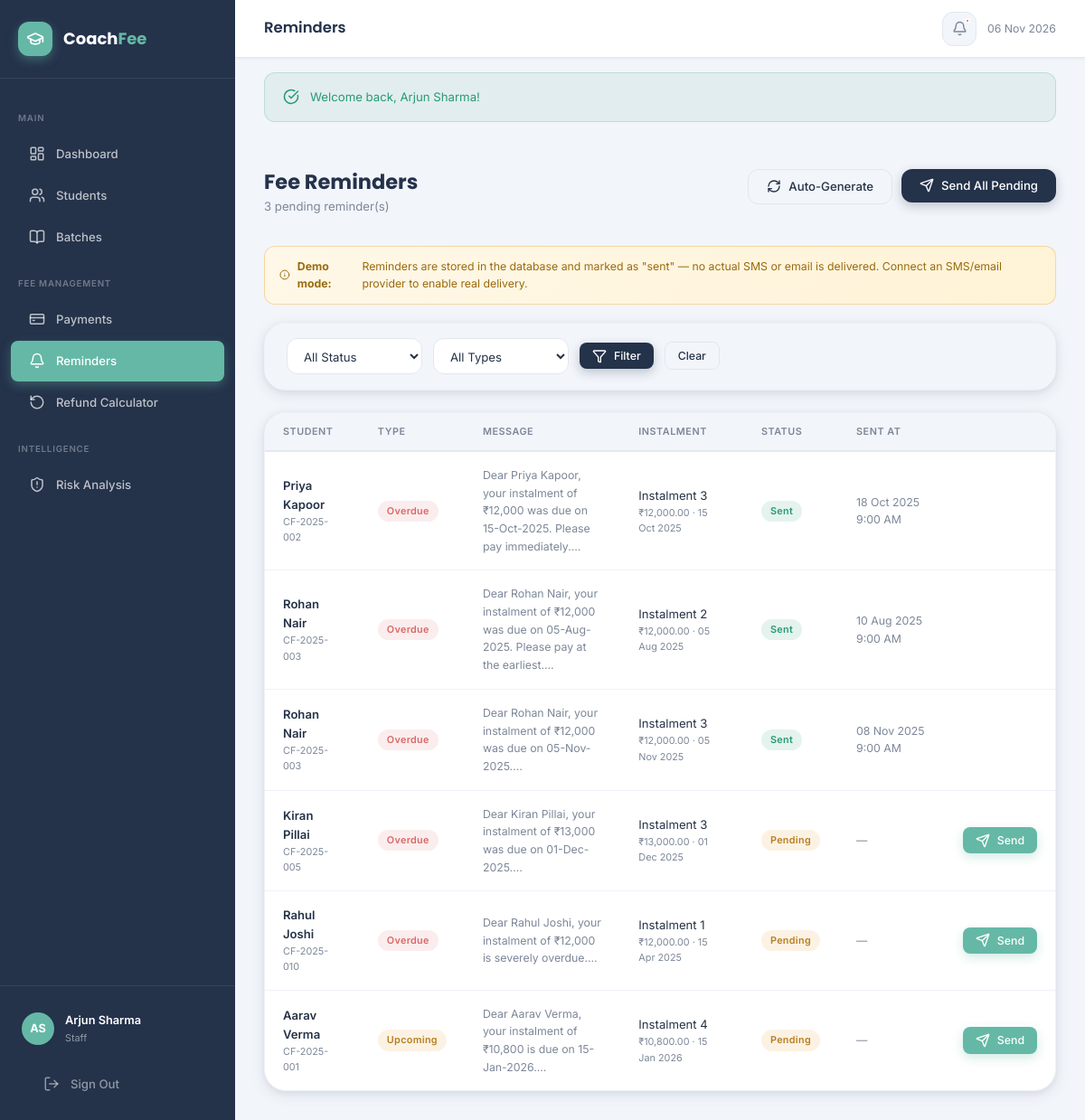
Screenshot of /src/staff/reminders.php (signed in) with the database file from the repository.
### tables this page shows
CREATE TABLE IF NOT EXISTS reminders (
    id              INT UNSIGNED AUTO_INCREMENT PRIMARY KEY,
    student_id      INT UNSIGNED NOT NULL,
    instalment_id   INT UNSIGNED,
    type            ENUM('upcoming','overdue','custom') NOT NULL DEFAULT 'upcoming',
    channel         ENUM('demo','email','sms') NOT NULL DEFAULT 'demo',
    message         TEXT,
    status          ENUM('pending','sent','failed') NOT NULL DEFAULT 'pending',
    scheduled_for   DATETIME,
    sent_at         DATETIME,
    created_by      INT UNSIGNED,
    created_at      DATETIME NOT NULL DEFAULT CURRENT_TIMESTAMP,
    FOREIGN KEY (student_id)    REFERENCES students(id)    ON DELETE CASCADE,
    FOREIGN KEY (instalment_id) REFERENCES instalments(id) ON DELETE SET NULL,
    FOREIGN KEY (created_by)    REFERENCES users(id)       ON DELETE SET NULL,
    INDEX idx_student (student_id),
    INDEX idx_status  (status)
);

CREATE TABLE IF NOT EXISTS students (
    id              INT UNSIGNED AUTO_INCREMENT PRIMARY KEY,
    student_id      VARCHAR(20) NOT NULL UNIQUE,   
    name            VARCHAR(120) NOT NULL,
    email           VARCHAR(180),
    phone           VARCHAR(20),
    dob             DATE,
    address         TEXT,
    batch_id        INT UNSIGNED,
    enroll_date     DATE NOT NULL,
    status          ENUM('active','inactive','dropout','completed') NOT NULL DEFAULT 'active',
    photo           VARCHAR(255) DEFAULT NULL,
    notes           TEXT,
    created_at      DATETIME NOT NULL DEFAULT CURRENT_TIMESTAMP,
    updated_at      DATETIME NOT NULL DEFAULT CURRENT_TIMESTAMP ON UPDATE CURRENT_TIMESTAMP,
    FOREIGN KEY (batch_id) REFERENCES batches(id) ON DELETE SET NULL,
    INDEX idx_batch (batch_id),
    INDEX idx_status (status),
    FULLTEXT idx_ft_name (name, email)
);

CREATE TABLE IF NOT EXISTS instalments (
    id                  INT UNSIGNED AUTO_INCREMENT PRIMARY KEY,
    fee_structure_id    INT UNSIGNED NOT NULL,
    instalment_no       INT NOT NULL DEFAULT 1,
    amount              DECIMAL(10,2) NOT NULL,
    due_date            DATE NOT NULL,
    status              ENUM('pending','paid','overdue','partial') NOT NULL DEFAULT 'pending',
    created_at          DATETIME NOT NULL DEFAULT CURRENT_TIMESTAMP,
    updated_at          DATETIME NOT NULL DEFAULT CURRENT_TIMESTAMP ON UPDATE CURRENT_TIMESTAMP,
    FOREIGN KEY (fee_structure_id) REFERENCES fee_structures(id) ON DELETE CASCADE,
    INDEX idx_fee_structure (fee_structure_id),
    INDEX idx_status (status),
    INDEX idx_due_date (due_date)
);

### config/session.php (called while the page is built, shortened)
<?php
function h(string $value): string {
    return htmlspecialchars($value, ENT_QUOTES | ENT_HTML5, 'UTF-8');
}
function fmt_currency(float $amount): string {
    return '₹' . number_format($amount, 2);
}
function fmt_date(?string $date, string $format = 'd M Y'): string {
    return date($format, strtotime($date));
}

### src/staff/reminders.php (the view, shortened to what this page needs)
<?php
require_once BASE_PATH . '/config/session.php';
$pdo = db();
$where   = ['1=1'];
$params  = [];
$reminders = $pdo->prepare("
    SELECT r.*, s.name AS student_name, s.student_id AS sid, i.instalment_no, i.due_date, i.amount AS inst_amount
    FROM reminders r
    JOIN students s ON s.id=r.student_id
    LEFT JOIN instalments i ON i.id=r.instalment_id
    WHERE " . implode(' AND ',$where) . "
    ORDER BY r.created_at DESC");
$reminders->execute($params);
$reminders = $reminders->fetchAll();
$pendingCount = $pdo->query("SELECT COUNT(*) FROM reminders WHERE status='pending'")->fetchColumn();
include BASE_PATH . '/templates/header.php';
?>
<div class="page-content">
  <div class="page-header">
    <div class="page-header-title">
      <h2>Fee Reminders</h2>
      <p><?= $pendingCount ?> pending reminder(s)</p>
    </div>
    <div style="display:flex;gap:10px;flex-wrap:wrap;">
      <form method="POST" style="display:inline;">
        <button type="submit" class="btn btn-outline"><i data-lucide="refresh-cw"></i> Auto-Generate</button>
      </form>
      <?php if ($pendingCount > 0): ?>
      <form method="POST" style="display:inline;" onsubmit="return confirm('Send all <?= $pendingCount ?> pending reminders in demo mode?')">
        <button type="submit" class="btn btn-primary"><i data-lucide="send"></i> Send All Pending</button>
      </form>
      <?php endif; ?>
    </div>
  </div>
  <div class="sim-banner"><i data-lucide="info" style="width:14px;height:14px;"></i>
    <strong>Demo mode:</strong> Reminders are stored in the database and marked as "sent" — no actual SMS or email is delivered. Connect an SMS/email provider to enable real delivery.
  </div>
  <div class="card" style="margin-bottom:var(--space-6);">
    <div class="filter-bar">
      <form method="GET" style="display:flex;gap:12px;flex-wrap:wrap;align-items:center;">
        <select name="status" class="form-control" style="width:150px;">
          <option value="">All Status</option>
        </select>
        <select name="type" class="form-control" style="width:150px;">
          <option value="">All Types</option>
        </select>
        <button type="submit" class="btn btn-primary btn-sm"><i data-lucide="filter"></i> Filter</button>
        <a href="/CoachFee/src/staff/reminders.php" class="btn btn-outline btn-sm">Clear</a>
      </form>
    </div>
  </div>
  <div class="card">
    <div class="table-wrapper">
      <table>
        <thead>
          <tr><th>Student</th><th>Type</th><th>Message</th><th>Instalment</th><th>Status</th><th>Sent At</th><th></th></tr>
        </thead>
        <tbody>
          <?php if (empty($reminders)): ?>
          <tr><td colspan="7"><div class="empty-state" style="padding:var(--space-8);">
            <div class="empty-state-icon"><i data-lucide="bell-off"></i></div>
            <h3>No reminders</h3>
            <p>Click "Auto-Generate" to create reminders for overdue and upcoming instalments</p>
          </div></td></tr>
          <?php else: ?>
          <?php foreach ($reminders as $r): ?>
          <tr>
            <td>
              <div style="font-weight:600;"><?= h($r['student_name']) ?></div>
              <div class="text-xs text-muted"><?= h($r['sid']) ?></div>
            </td>
            <td>
              <span class="badge <?= $r['type']==='overdue'?'badge-danger':($r['type']==='upcoming'?'badge-warning':'badge-secondary') ?>">
                <?= ucfirst($r['type']) ?>
              </span>
            </td>
            <td style="max-width:260px;font-size:.82rem;color:var(--text-muted);"><?= h(substr($r['message'],0,100)) ?>…</td>
            <td>
              <?php if ($r['instalment_no']): ?>
              <div>Instalment <?= $r['instalment_no'] ?></div>
              <div class="text-xs text-muted"><?= fmt_currency((float)$r['inst_amount']) ?> · <?= fmt_date($r['due_date']) ?></div>
              <?php else: ?>—<?php endif; ?>
            </td>
            <td>
              <span class="badge <?= $r['status']==='sent'?'badge-success':($r['status']==='failed'?'badge-danger':'badge-warning') ?>">
                <?= ucfirst($r['status']) ?>
              </span>
            </td>
            <td class="text-sm text-muted"><?= $r['sent_at'] ? fmt_date($r['sent_at'],'d M Y g:i A') : '—' ?></td>
            <td>
              <?php if ($r['status']==='pending'): ?>
              <form method="POST" style="display:inline;">
                <button type="submit" class="btn btn-accent btn-sm"><i data-lucide="send"></i> Send</button>
              </form>
              <?php endif; ?>
            </td>
          </tr>
          <?php endforeach; ?>
          <?php endif; ?>
        </tbody>
      </table>
    </div>
  </div>
</div>
<?php include BASE_PATH . '/templates/footer.php'; ?>

### rows the page displays
reminders: student.name "Priya Kapoor", student.student_id "CF-2025-002", type "Overdue", message "Dear Priya Kapoor, your instalment of ₹12,000 was due on 15-Oct-2025. Please pay immediately.", instalment.instalment_no "3", instalment.amount "₹12,000.00", instalment.due_date "15 Oct 2025", status "Sent", sent_at "18 Oct 2025 9:00 AM"
reminders: student.name "Rohan Nair", student.student_id "CF-2025-003", type "Overdue", message "Dear Rohan Nair, your instalment of ₹12,000 was due on 05-Aug-2025. Please pay at the earliest.", instalment.instalment_no "2", instalment.amount "₹12,000.00", instalment.due_date "05 Aug 2025", status "Sent", sent_at "10 Aug 2025 9:00 AM"
reminders: student.name "Rohan Nair", student.student_id "CF-2025-003", type "Overdue", message "Dear Rohan Nair, your instalment of ₹12,000 was due on 05-Nov-2025.", instalment.instalment_no "3", instalment.amount "₹12,000.00", instalment.due_date "05 Nov 2025", status "Sent", sent_at "08 Nov 2025 9:00 AM"
reminders: student.name "Kiran Pillai", student.student_id "CF-2025-005", type "Overdue", message "Dear Kiran Pillai, your instalment of ₹13,000 was due on 01-Dec-2025.", instalment.instalment_no "3", instalment.amount "₹13,000.00", instalment.due_date "01 Dec 2025", status "Pending"
reminders: student.name "Rahul Joshi", student.student_id "CF-2025-010", type "Overdue", message "Dear Rahul Joshi, your instalment of ₹12,000 is severely overdue.", instalment.instalment_no "1", instalment.amount "₹12,000.00", instalment.due_date "15 Apr 2025", status "Pending"
reminders: student.name "Aarav Verma", student.student_id "CF-2025-001", type "Upcoming", message "Dear Aarav Verma, your instalment of ₹10,800 is due on 15-Jan-2026.", instalment.instalment_no "4", instalment.amount "₹10,800.00", instalment.due_date "15 Jan 2026", status "Pending"

### other values shown
$initials "AS"
$user['name'] "Arjun Sharma"
$user['role'] "Staff"
$pageTitle "Reminders"
$flashSuccess "Welcome back, Arjun Sharma!"
$pendingCount "3"
